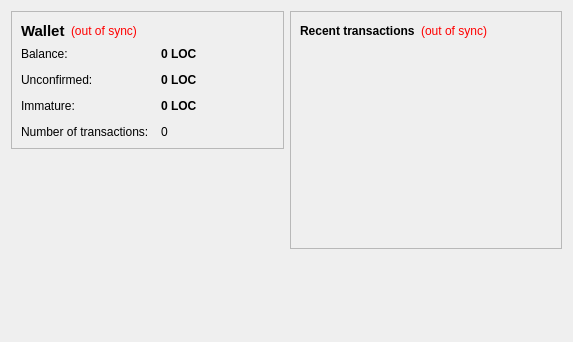
<?xml version="1.0" encoding="UTF-8"?>
<ui version="4.0">
 <class>OverviewPage</class>
 <widget class="QWidget" name="OverviewPage">
  <property name="geometry">
   <rect>
    <x>0</x>
    <y>0</y>
    <width>573</width>
    <height>342</height>
   </rect>
  </property>
  <property name="windowTitle">
   <string>Form</string>
  </property>
  <layout class="QHBoxLayout" name="horizontalLayout" stretch="1,1">
   <item>
    <layout class="QVBoxLayout" name="verticalLayout_2">
     <item>
      <widget class="QFrame" name="frame">
       <property name="frameShape">
        <enum>QFrame::StyledPanel</enum>
       </property>
       <property name="frameShadow">
        <enum>QFrame::Raised</enum>
       </property>
       <layout class="QVBoxLayout" name="verticalLayout_4">
        <item>
         <layout class="QHBoxLayout" name="horizontalLayout_4">
          <item>
           <widget class="QLabel" name="label_5">
            <property name="font">
             <font>
              <pointsize>11</pointsize>
              <weight>75</weight>
              <bold>true</bold>
             </font>
            </property>
            <property name="text">
             <string>Wallet</string>
            </property>
           </widget>
          </item>
          <item>
           <widget class="QLabel" name="labelWalletStatus">
            <property name="toolTip">
             <string>The displayed information may be out of date. Your wallet automatically synchronizes with the lootcoin network after a connection is established, but this process has not completed yet.</string>
            </property>
            <property name="styleSheet">
             <string notr="true">QLabel { color: red; }</string>
            </property>
            <property name="text">
             <string notr="true">(out of sync)</string>
            </property>
            <property name="alignment">
             <set>Qt::AlignLeading|Qt::AlignLeft|Qt::AlignVCenter</set>
            </property>
           </widget>
          </item>
          <item>
           <spacer name="horizontalSpacer_2">
            <property name="orientation">
             <enum>Qt::Horizontal</enum>
            </property>
            <property name="sizeHint" stdset="0">
             <size>
              <width>40</width>
              <height>20</height>
             </size>
            </property>
           </spacer>
          </item>
         </layout>
        </item>
        <item>
         <layout class="QFormLayout" name="formLayout_2">
          <property name="fieldGrowthPolicy">
           <enum>QFormLayout::AllNonFixedFieldsGrow</enum>
          </property>
          <property name="horizontalSpacing">
           <number>12</number>
          </property>
          <property name="verticalSpacing">
           <number>12</number>
          </property>
          <item row="0" column="0">
           <widget class="QLabel" name="label">
            <property name="text">
             <string>Balance:</string>
            </property>
           </widget>
          </item>
          <item row="0" column="1">
           <widget class="QLabel" name="labelBalance">
            <property name="font">
             <font>
              <weight>75</weight>
              <bold>true</bold>
             </font>
            </property>
            <property name="cursor">
             <cursorShape>IBeamCursor</cursorShape>
            </property>
            <property name="toolTip">
             <string>Your current balance</string>
            </property>
            <property name="text">
             <string notr="true">0 LOC</string>
            </property>
            <property name="textInteractionFlags">
             <set>Qt::LinksAccessibleByMouse|Qt::TextSelectableByKeyboard|Qt::TextSelectableByMouse</set>
            </property>
           </widget>
          </item>
          <item row="1" column="0">
           <widget class="QLabel" name="label_3">
            <property name="text">
             <string>Unconfirmed:</string>
            </property>
           </widget>
          </item>
          <item row="1" column="1">
           <widget class="QLabel" name="labelUnconfirmed">
            <property name="font">
             <font>
              <weight>75</weight>
              <bold>true</bold>
             </font>
            </property>
            <property name="cursor">
             <cursorShape>IBeamCursor</cursorShape>
            </property>
            <property name="toolTip">
             <string>Total of transactions that have yet to be confirmed, and do not yet count toward the current balance</string>
            </property>
            <property name="text">
             <string notr="true">0 LOC</string>
            </property>
            <property name="textInteractionFlags">
             <set>Qt::LinksAccessibleByMouse|Qt::TextSelectableByKeyboard|Qt::TextSelectableByMouse</set>
            </property>
           </widget>
          </item>
          <item row="3" column="0">
           <widget class="QLabel" name="label_2">
            <property name="text">
             <string>Number of transactions:</string>
            </property>
           </widget>
          </item>
          <item row="3" column="1">
           <widget class="QLabel" name="labelNumTransactions">
            <property name="toolTip">
             <string>Total number of transactions in wallet</string>
            </property>
            <property name="text">
             <string notr="true">0</string>
            </property>
           </widget>
          </item>
          <item row="2" column="0">
           <widget class="QLabel" name="labelImmatureText">
            <property name="text">
             <string>Immature:</string>
            </property>
           </widget>
          </item>
          <item row="2" column="1">
           <widget class="QLabel" name="labelImmature">
            <property name="font">
             <font>
              <weight>75</weight>
              <bold>true</bold>
             </font>
            </property>
            <property name="toolTip">
             <string>Mined balance that has not yet matured</string>
            </property>
            <property name="text">
             <string notr="true">0 LOC</string>
            </property>
            <property name="textInteractionFlags">
             <set>Qt::LinksAccessibleByMouse|Qt::TextSelectableByKeyboard|Qt::TextSelectableByMouse</set>
            </property>
           </widget>
          </item>
         </layout>
        </item>
       </layout>
      </widget>
     </item>
     <item>
      <spacer name="verticalSpacer">
       <property name="orientation">
        <enum>Qt::Vertical</enum>
       </property>
       <property name="sizeHint" stdset="0">
        <size>
         <width>20</width>
         <height>40</height>
        </size>
       </property>
      </spacer>
     </item>
    </layout>
   </item>
   <item>
    <layout class="QVBoxLayout" name="verticalLayout_3">
     <item>
      <widget class="QFrame" name="frame_2">
       <property name="frameShape">
        <enum>QFrame::StyledPanel</enum>
       </property>
       <property name="frameShadow">
        <enum>QFrame::Raised</enum>
       </property>
       <layout class="QVBoxLayout" name="verticalLayout">
        <item>
         <layout class="QHBoxLayout" name="horizontalLayout_2">
          <item>
           <widget class="QLabel" name="label_4">
            <property name="text">
             <string>&lt;b&gt;Recent transactions&lt;/b&gt;</string>
            </property>
           </widget>
          </item>
          <item>
           <widget class="QLabel" name="labelTransactionsStatus">
            <property name="toolTip">
             <string>The displayed information may be out of date. Your wallet automatically synchronizes with the lootcoin network after a connection is established, but this process has not completed yet.</string>
            </property>
            <property name="styleSheet">
             <string notr="true">QLabel { color: red; }</string>
            </property>
            <property name="text">
             <string notr="true">(out of sync)</string>
            </property>
            <property name="alignment">
             <set>Qt::AlignRight|Qt::AlignTrailing|Qt::AlignVCenter</set>
            </property>
           </widget>
          </item>
          <item>
           <spacer name="horizontalSpacer">
            <property name="orientation">
             <enum>Qt::Horizontal</enum>
            </property>
            <property name="sizeHint" stdset="0">
             <size>
              <width>40</width>
              <height>20</height>
             </size>
            </property>
           </spacer>
          </item>
         </layout>
        </item>
        <item>
         <widget class="QListView" name="listTransactions">
          <property name="styleSheet">
           <string notr="true">QListView { background: transparent; }</string>
          </property>
          <property name="frameShape">
           <enum>QFrame::NoFrame</enum>
          </property>
          <property name="verticalScrollBarPolicy">
           <enum>Qt::ScrollBarAlwaysOff</enum>
          </property>
          <property name="horizontalScrollBarPolicy">
           <enum>Qt::ScrollBarAlwaysOff</enum>
          </property>
          <property name="selectionMode">
           <enum>QAbstractItemView::NoSelection</enum>
          </property>
         </widget>
        </item>
       </layout>
      </widget>
     </item>
     <item>
      <spacer name="verticalSpacer_2">
       <property name="orientation">
        <enum>Qt::Vertical</enum>
       </property>
       <property name="sizeHint" stdset="0">
        <size>
         <width>20</width>
         <height>40</height>
        </size>
       </property>
      </spacer>
     </item>
    </layout>
   </item>
  </layout>
 </widget>
 <resources/>
 <connections/>
</ui>
